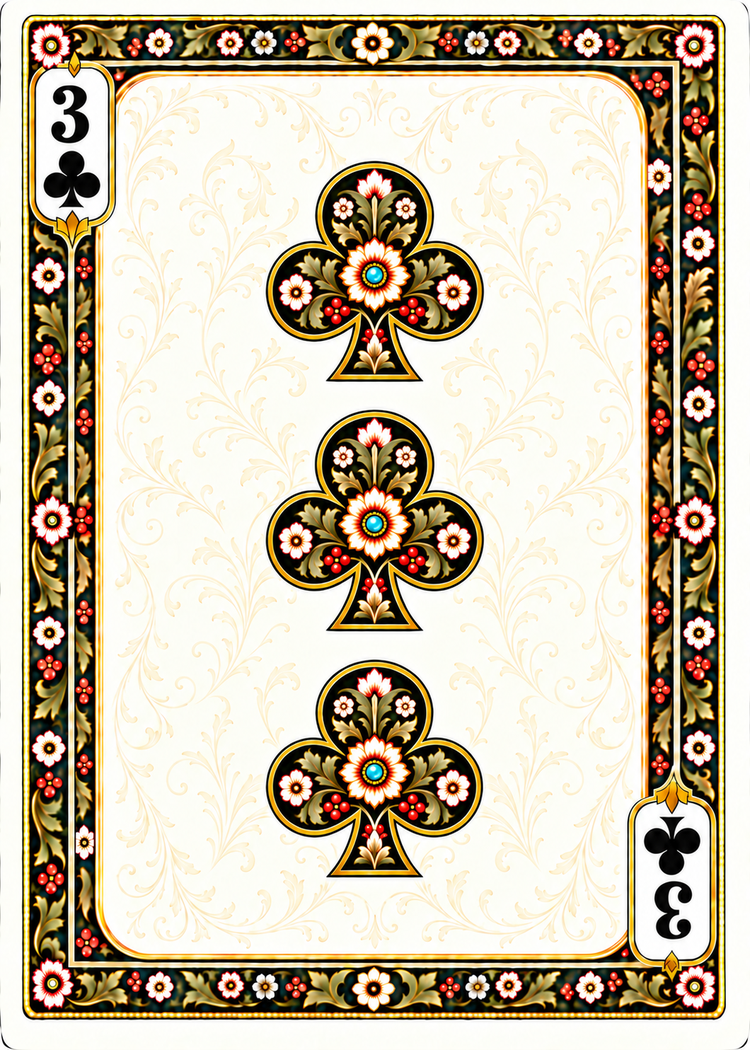
#> input picture cards/faces/french-suited/poker/clubs/3.png, 750 x 1050 px, given in place of 2.png, which was not available
$ python rebalance_numerals.py --analyze
#> lines starting #> are read from the running program, lines starting #| are printed output that depends on the picture; after the words box and inside, x2 and y2 are one past the last pixel; in counts of white or black regions, pixels touching at a corner belong together; pictures that were not available may be replaced by others from this repository, and a replacement may not be noted
#> in analyze, image is the input picture: PIL image 750x1050 RGB; mean R, G, B 203, 191.6, 170.3
"""Register poker numeral layouts to a common center and common perimeter.

The active targets are the 32 poker numeral faces from 2 through 9.  Their
ornate pips each contain one turquoise jewel, so the chroma-weighted mean of
all pip jewels is a reproducible layout anchor even on ranks without a center
pip.  Candidates use exact whole-pixel translation and the existing numeral
border from the Ten of Spades; no illustration is redrawn or resampled.

Run --analyze first, then --stage and inspect the preview/report.  --apply
installs only staged, hash-verified candidates and preserves the originals.
"""
from __future__ import annotations

import argparse
import hashlib
import json
from collections import deque
from pathlib import Path

import numpy as np
from PIL import Image, ImageDraw, PngImagePlugin

from align_courts import border_mask


ROOT = Path(__file__).resolve().parents[1]
FACES = ROOT / "cards/faces/french-suited/poker"
BACKUPS = ROOT / "sources/before-numeral-rebalancing/poker"
STAGE = ROOT / "work/numeral-rebalancing"
REPORT = ROOT / "docs/design/numeral-rebalancing.json"
REPAIR_REPORT = ROOT / "docs/design/numeral-rebalancing-repair.json"
REPAIR_STAGE = STAGE / "repair"
SUITS = ("spades", "hearts", "diamonds", "clubs")
RANKS = tuple(str(rank) for rank in range(2, 10))
TARGET = (375, 525)
TEMPLATE = FACES / "spades/10.png"
INTERIOR = (75, 72, 675, 967)
PANELS = ((28, 44, 132, 290), (618, 760, 722, 1008))


def digest(path: Path) -> str:
    return hashlib.sha256(path.read_bytes()).hexdigest()


def jewel_components(pixels: np.ndarray) -> list[dict]:
    """Return turquoise connected components inside the numbered-card field."""
    rgb = pixels[:, :, :3].astype(np.int16)
    red, green, blue = rgb.transpose(2, 0, 1)
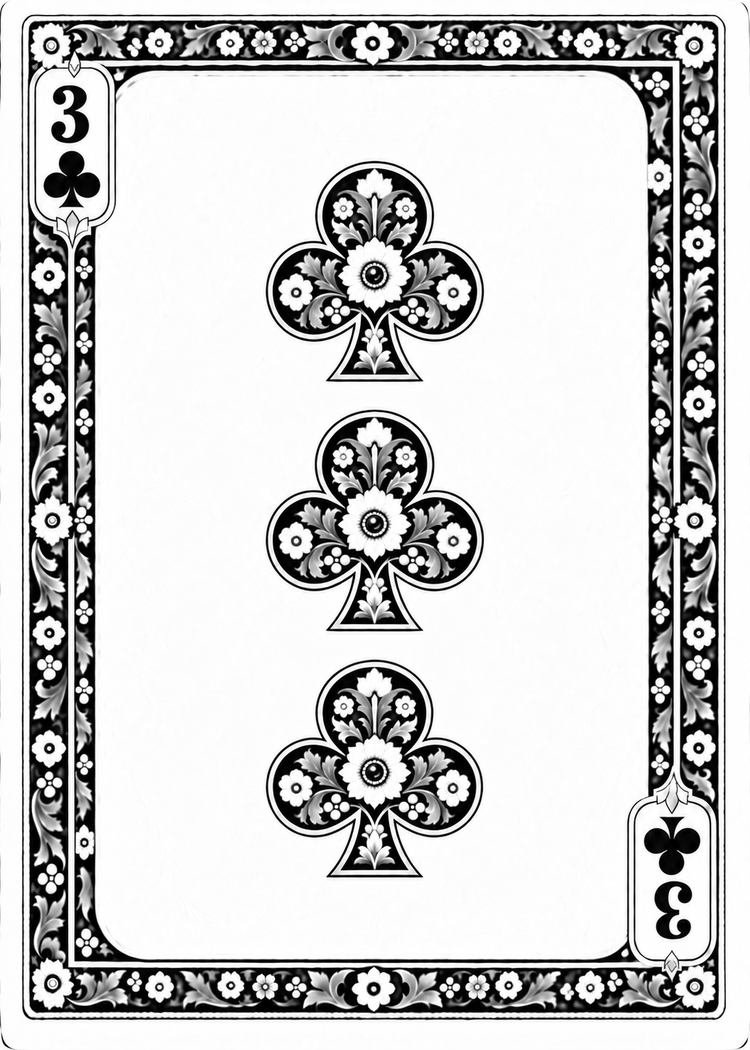
#> red: shape (1050, 750) int16; min 0, max 255, mean 203
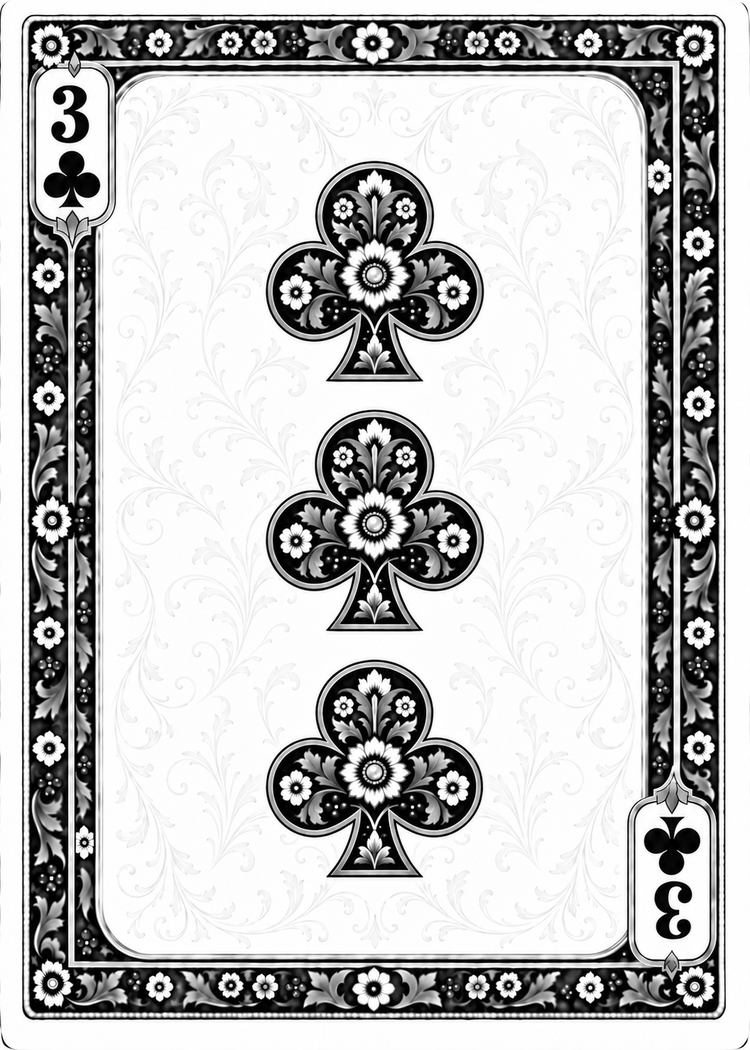
#> green: shape (1050, 750) int16; min 0, max 255, mean 191.6
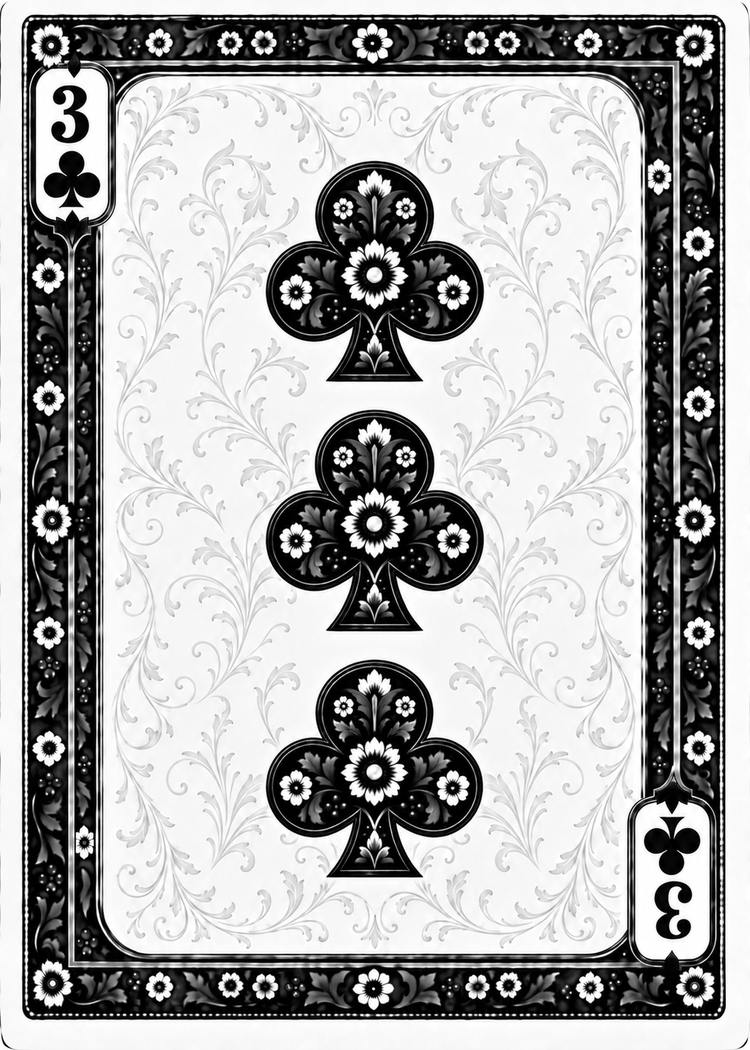
#> blue: shape (1050, 750) int16; min 0, max 255, mean 170.3
    # The bounds exclude cartouches and the perimeter; the chroma threshold
    # isolates the cyan jewel rather than ivory petals or gold outlines.
    mask = ((green - red > 18) & (blue - red > 18) & (green > 65))
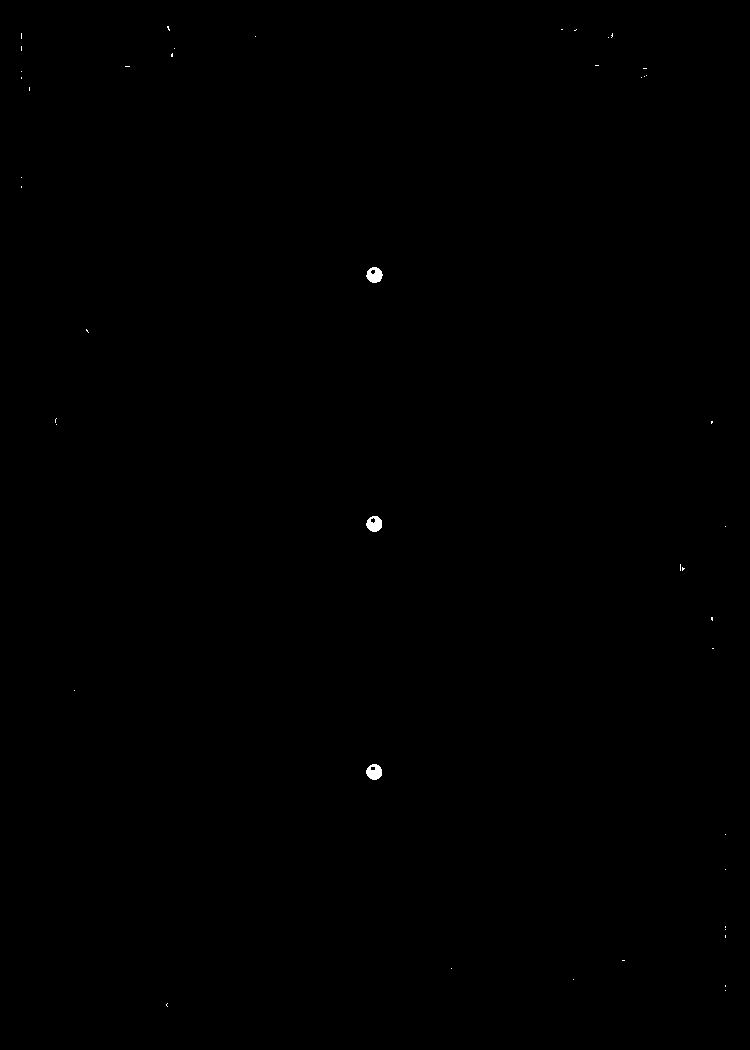
#> mask: shape (1050, 750) bool; 0.09% white; 45 white regions (42 under 20 px), largest, box (x1, y1, x2, y2) and area: (366, 267, 383, 283) 189, (366, 764, 382, 780) 187, (366, 516, 382, 532) 186
    mask[:95] = False
    mask[955:] = False
    mask[:, :135] = False
    mask[:, 615:] = False
    height, width = mask.shape
#> height = 1050; width = 750
    seen = np.zeros_like(mask, dtype=bool)
    components: list[dict] = []
    for start_y, start_x in zip(*np.nonzero(mask)):
        if seen[start_y, start_x]:
            continue
        queue = deque([(int(start_y), int(start_x))])
        seen[start_y, start_x] = True
        points: list[tuple[int, int]] = []
        while queue:
            y, x = queue.popleft()
            points.append((y, x))
            for dy in (-1, 0, 1):
                for dx in (-1, 0, 1):
                    if dy == 0 and dx == 0:
                        continue
                    yy, xx = y + dy, x + dx
                    if (0 <= yy < height and 0 <= xx < width and mask[yy, xx]
                            and not seen[yy, xx]):
                        seen[yy, xx] = True
                        queue.append((yy, xx))
        # Jewel interiors are compact; isolated antialiasing pixels and any
        # large accidental cyan regions are deliberately rejected.
        if not 8 <= len(points) <= 800:
            continue
        yy = np.fromiter((point[0] for point in points), dtype=float)
        xx = np.fromiter((point[1] for point in points), dtype=float)
        weight = np.minimum(green[yy.astype(int), xx.astype(int)] - red[yy.astype(int), xx.astype(int)],
                            blue[yy.astype(int), xx.astype(int)] - red[yy.astype(int), xx.astype(int)])
        components.append(dict(
            pixels=len(points),
            centroid=[float((xx * weight).sum() / weight.sum()),
                      float((yy * weight).sum() / weight.sum())],
        ))
#> this loop made 562 passes
#> (start_y, start_x) on passes 1 to 3: (267, 372), (267, 373), (267, 374)
#> after the loop, components = 3 items
    return components


def anchor(pixels: np.ndarray, rank: str) -> tuple[tuple[int, int], list[float], list[dict]]:
    components = jewel_components(pixels)
#> components = 3 items
    expected = int(rank)
#> expected = 2
    if len(components) != expected:
#> (the run stopped early here; a loop or call above may not have finished)

$ run again, on cards/faces/french-suited/poker/diamonds/2.png
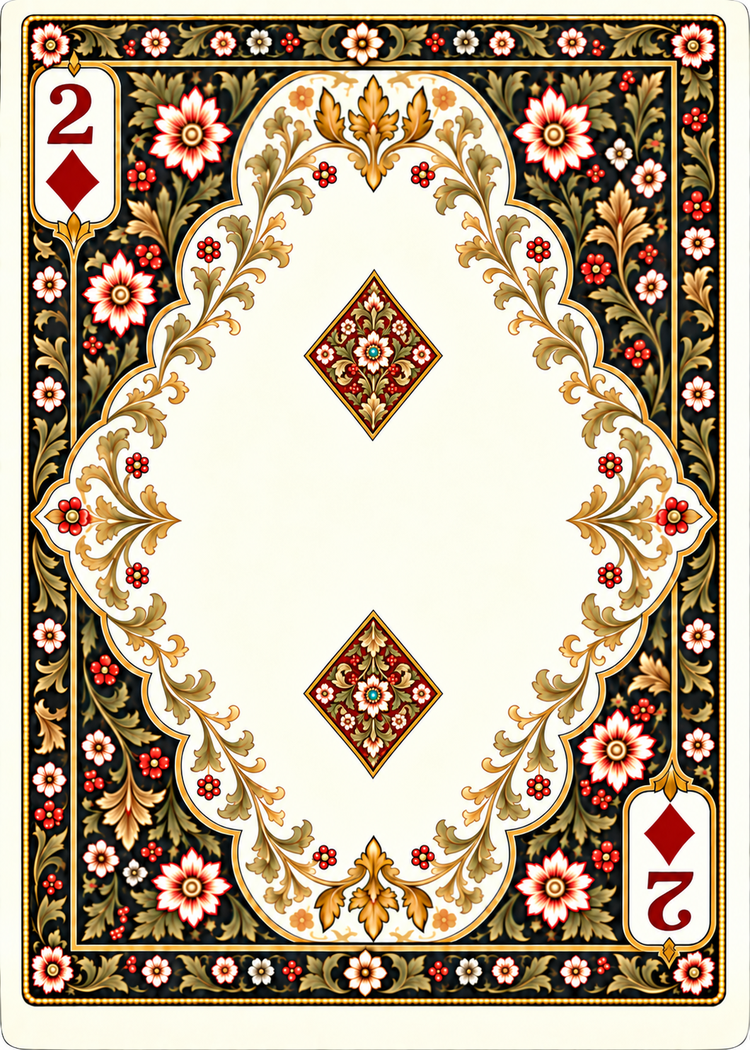
#> input picture cards/faces/french-suited/poker/diamonds/2.png, 750 x 1050 px, found by its file name
#> in analyze, image is the input picture: PIL image 750x1050 RGB; mean R, G, B 188.8, 169.2, 142.4
#> in jewel_components, `red, green, blue = rgb.transpose(2, 0, 1)`:
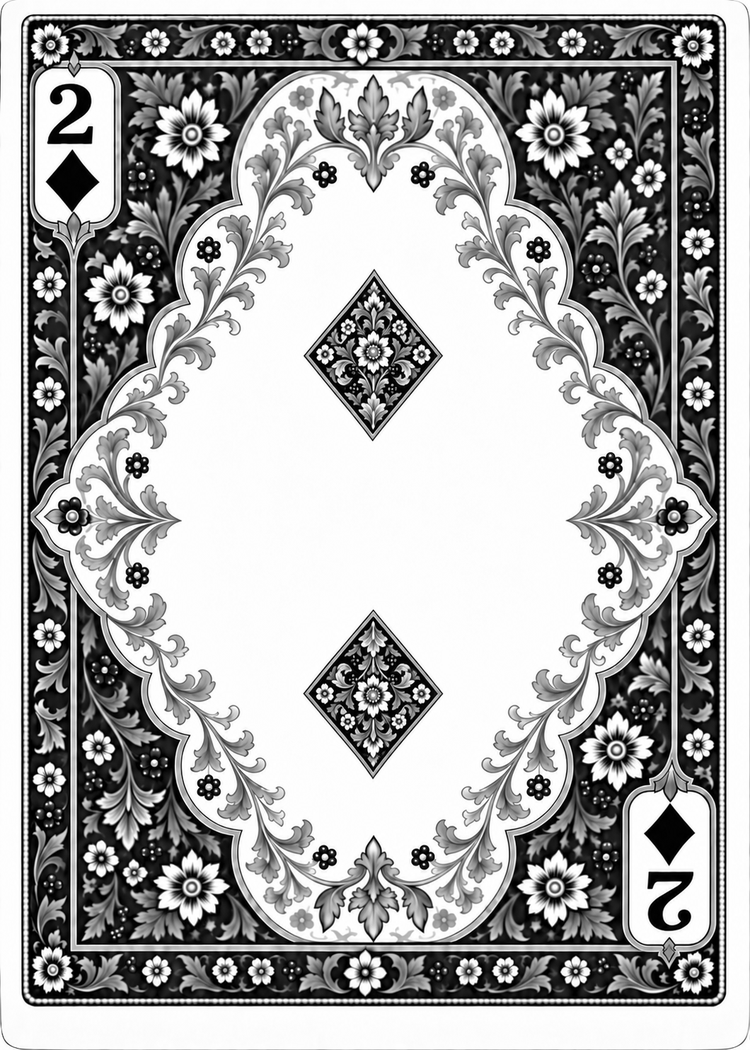
#> green: shape (1050, 750) int16; min 0, max 255, mean 169.2
#> in jewel_components, `red, green, blue = rgb.transpose(2, 0, 1)`:
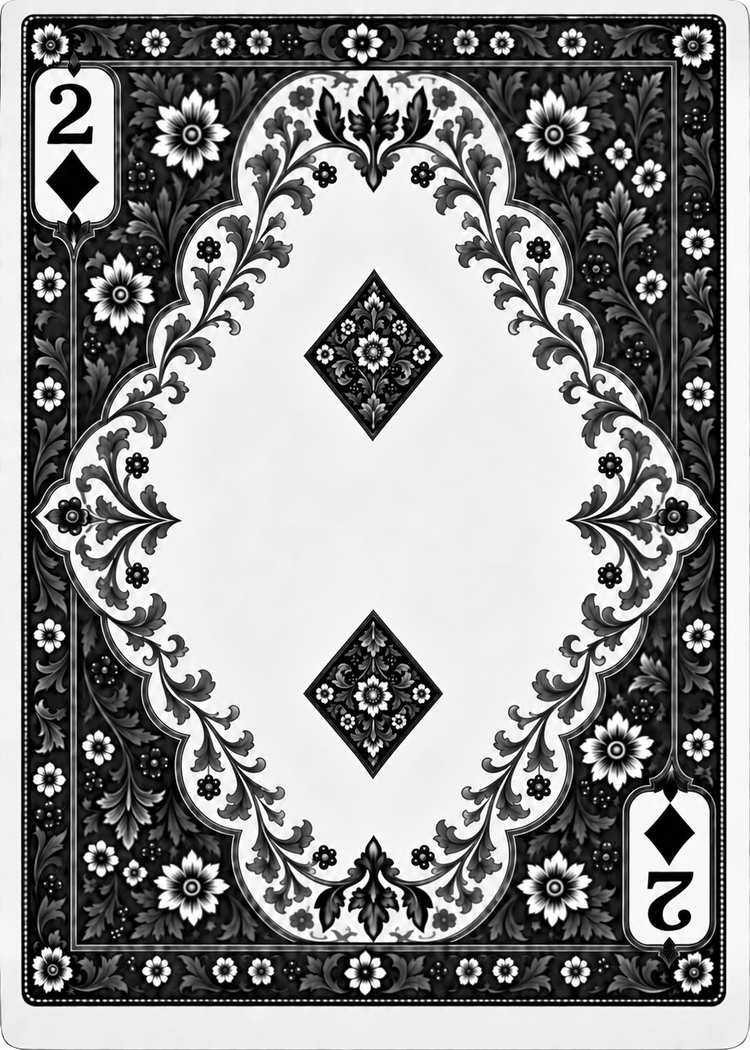
#> blue: shape (1050, 750) int16; min 0, max 255, mean 142.4
#> the loop in jewel_components, `for start_y, start_x in zip(*np.nonzero(mask)):` made 137 passes
#> (start_y, start_x) on passes 1 to 8: (184, 328), (252, 526), (320, 152), (348, 371), (348, 372), (348, 373), (348, 374), (348, 375)
#> after the loop in jewel_components, `for start_y, start_x in zip(*np.nonzero(mask)):`: components = 2 items
#> expected = 2
#> centers = [[373, 351.7], [372.6, 694.5]]
#> in anchor, `centroid = centers.mean(axis=0)`: centroid = [372.8, 523.1]
#> rounded = (373, 523)
#> in analyze, `before_anchor, centroid, components = anchor(np.asarray(image), rank)`: centroid = [372.8, 523.1]; components = 2 items
#> dx = 2
#| spades/2.png: (373, 523) -> (375, 525); translation (+2,+2)
